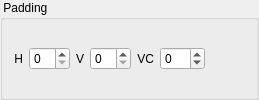
    <widget class="QGroupBox" name="groupbox_padding">
     <property name="title">
      <string> Padding </string>
     </property>
     <layout class="QHBoxLayout" name="horizontalLayout">
      <item>
       <widget class="QLabel" name="label_hpadd">
        <property name="text">
         <string>H</string>
        </property>
        <property name="alignment">
         <set>Qt::AlignRight|Qt::AlignTrailing|Qt::AlignVCenter</set>
        </property>
        <property name="buddy">
         <cstring>spinbox_hpadd</cstring>
        </property>
       </widget>
      </item>
      <item>
       <widget class="QSpinBox" name="spinbox_hpadd">
        <property name="maximum">
         <number>50</number>
        </property>
       </widget>
      </item>
      <item>
       <widget class="QLabel" name="label_vpadd">
        <property name="text">
         <string>V</string>
        </property>
        <property name="alignment">
         <set>Qt::AlignRight|Qt::AlignTrailing|Qt::AlignVCenter</set>
        </property>
        <property name="buddy">
         <cstring>spinbox_vpadd</cstring>
        </property>
       </widget>
      </item>
      <item>
       <widget class="QSpinBox" name="spinbox_vpadd">
        <property name="maximum">
         <number>50</number>
        </property>
       </widget>
      </item>
      <item>
       <widget class="QLabel" name="label_font_vcorrection">
        <property name="text">
         <string>VC</string>
        </property>
        <property name="alignment">
         <set>Qt::AlignRight|Qt::AlignTrailing|Qt::AlignVCenter</set>
        </property>
        <property name="buddy">
         <cstring>spinbox_font_vcorrection</cstring>
        </property>
       </widget>
      </item>
      <item>
       <widget class="QSpinBox" name="spinbox_font_vcorrection">
        <property name="minimum">
         <number>-10</number>
        </property>
        <property name="maximum">
         <number>10</number>
        </property>
       </widget>
      </item>
      <item>
       <spacer name="horizontalSpacer">
        <property name="orientation">
         <enum>Qt::Horizontal</enum>
        </property>
        <property name="sizeHint" stdset="0">
         <size>
          <width>40</width>
          <height>20</height>
         </size>
        </property>
       </spacer>
      </item>
     </layout>
    </widget>
